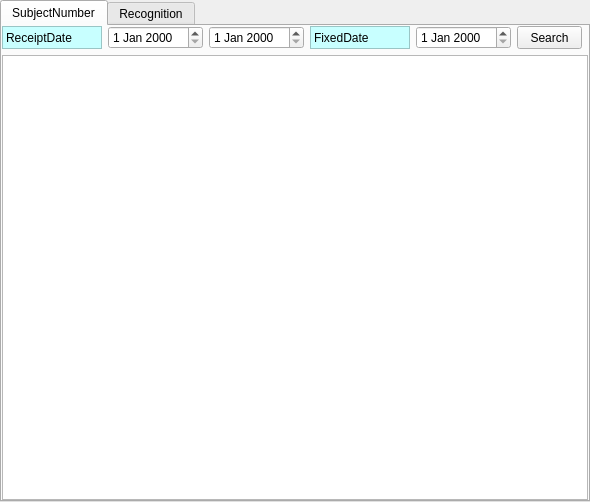
<?xml version="1.0" encoding="UTF-8"?>
<ui version="4.0">
 <class>Statistics_Form</class>
 <widget class="QWidget" name="Statistics_Form">
  <property name="geometry">
   <rect>
    <x>0</x>
    <y>0</y>
    <width>567</width>
    <height>502</height>
   </rect>
  </property>
  <property name="windowTitle">
   <string>Statistics</string>
  </property>
  <layout class="QGridLayout" name="gridLayout_2">
   <property name="leftMargin">
    <number>0</number>
   </property>
   <property name="topMargin">
    <number>0</number>
   </property>
   <property name="rightMargin">
    <number>0</number>
   </property>
   <property name="bottomMargin">
    <number>0</number>
   </property>
   <property name="spacing">
    <number>0</number>
   </property>
   <item row="0" column="1">
    <widget class="QTabWidget" name="tabWidget">
     <property name="currentIndex">
      <number>0</number>
     </property>
     <widget class="QWidget" name="tab">
      <attribute name="title">
       <string>SubjectNumber</string>
      </attribute>
      <layout class="QGridLayout" name="gridLayout_3">
       <property name="leftMargin">
        <number>0</number>
       </property>
       <property name="topMargin">
        <number>0</number>
       </property>
       <property name="rightMargin">
        <number>0</number>
       </property>
       <property name="bottomMargin">
        <number>0</number>
       </property>
       <item row="0" column="0">
        <layout class="QGridLayout" name="gridLayout">
         <item row="0" column="2">
          <widget class="QDateEdit" name="dateEdit_SubjectNumber_ReceiptEndDate"/>
         </item>
         <item row="0" column="0">
          <widget class="QLabel" name="label">
           <property name="minimumSize">
            <size>
             <width>100</width>
             <height>23</height>
            </size>
           </property>
           <property name="maximumSize">
            <size>
             <width>100</width>
             <height>23</height>
            </size>
           </property>
           <property name="palette">
            <palette>
             <active>
              <colorrole role="Base">
               <brush brushstyle="SolidPattern">
                <color alpha="255">
                 <red>255</red>
                 <green>255</green>
                 <blue>255</blue>
                </color>
               </brush>
              </colorrole>
              <colorrole role="Window">
               <brush brushstyle="SolidPattern">
                <color alpha="255">
                 <red>200</red>
                 <green>255</green>
                 <blue>255</blue>
                </color>
               </brush>
              </colorrole>
             </active>
             <inactive>
              <colorrole role="Base">
               <brush brushstyle="SolidPattern">
                <color alpha="255">
                 <red>255</red>
                 <green>255</green>
                 <blue>255</blue>
                </color>
               </brush>
              </colorrole>
              <colorrole role="Window">
               <brush brushstyle="SolidPattern">
                <color alpha="255">
                 <red>200</red>
                 <green>255</green>
                 <blue>255</blue>
                </color>
               </brush>
              </colorrole>
             </inactive>
             <disabled>
              <colorrole role="Base">
               <brush brushstyle="SolidPattern">
                <color alpha="255">
                 <red>200</red>
                 <green>255</green>
                 <blue>255</blue>
                </color>
               </brush>
              </colorrole>
              <colorrole role="Window">
               <brush brushstyle="SolidPattern">
                <color alpha="255">
                 <red>200</red>
                 <green>255</green>
                 <blue>255</blue>
                </color>
               </brush>
              </colorrole>
             </disabled>
            </palette>
           </property>
           <property name="autoFillBackground">
            <bool>true</bool>
           </property>
           <property name="frameShape">
            <enum>QFrame::StyledPanel</enum>
           </property>
           <property name="text">
            <string>ReceiptDate</string>
           </property>
          </widget>
         </item>
         <item row="0" column="1">
          <widget class="QDateEdit" name="dateEdit_SubjectNumber_ReceiptStartDate"/>
         </item>
         <item row="0" column="3">
          <widget class="QLabel" name="label_4">
           <property name="minimumSize">
            <size>
             <width>100</width>
             <height>23</height>
            </size>
           </property>
           <property name="maximumSize">
            <size>
             <width>100</width>
             <height>23</height>
            </size>
           </property>
           <property name="palette">
            <palette>
             <active>
              <colorrole role="Base">
               <brush brushstyle="SolidPattern">
                <color alpha="255">
                 <red>255</red>
                 <green>255</green>
                 <blue>255</blue>
                </color>
               </brush>
              </colorrole>
              <colorrole role="Window">
               <brush brushstyle="SolidPattern">
                <color alpha="255">
                 <red>200</red>
                 <green>255</green>
                 <blue>255</blue>
                </color>
               </brush>
              </colorrole>
             </active>
             <inactive>
              <colorrole role="Base">
               <brush brushstyle="SolidPattern">
                <color alpha="255">
                 <red>255</red>
                 <green>255</green>
                 <blue>255</blue>
                </color>
               </brush>
              </colorrole>
              <colorrole role="Window">
               <brush brushstyle="SolidPattern">
                <color alpha="255">
                 <red>200</red>
                 <green>255</green>
                 <blue>255</blue>
                </color>
               </brush>
              </colorrole>
             </inactive>
             <disabled>
              <colorrole role="Base">
               <brush brushstyle="SolidPattern">
                <color alpha="255">
                 <red>200</red>
                 <green>255</green>
                 <blue>255</blue>
                </color>
               </brush>
              </colorrole>
              <colorrole role="Window">
               <brush brushstyle="SolidPattern">
                <color alpha="255">
                 <red>200</red>
                 <green>255</green>
                 <blue>255</blue>
                </color>
               </brush>
              </colorrole>
             </disabled>
            </palette>
           </property>
           <property name="autoFillBackground">
            <bool>true</bool>
           </property>
           <property name="frameShape">
            <enum>QFrame::StyledPanel</enum>
           </property>
           <property name="text">
            <string>FixedDate</string>
           </property>
          </widget>
         </item>
         <item row="0" column="5">
          <widget class="QPushButton" name="pushButton_Search_SubjectNumber">
           <property name="minimumSize">
            <size>
             <width>65</width>
             <height>23</height>
            </size>
           </property>
           <property name="maximumSize">
            <size>
             <width>65</width>
             <height>23</height>
            </size>
           </property>
           <property name="text">
            <string>Search</string>
           </property>
           <property name="icon">
            <iconset resource="projectmanagement.qrc">
             <normaloff>:/img/Search.png</normaloff>:/img/Search.png</iconset>
           </property>
          </widget>
         </item>
         <item row="0" column="4">
          <widget class="QDateEdit" name="dateEdit_SubjectNumber_FixedDate"/>
         </item>
        </layout>
       </item>
       <item row="0" column="1">
        <spacer name="horizontalSpacer">
         <property name="orientation">
          <enum>Qt::Horizontal</enum>
         </property>
         <property name="sizeHint" stdset="0">
          <size>
           <width>513</width>
           <height>20</height>
          </size>
         </property>
        </spacer>
       </item>
       <item row="1" column="0" colspan="2">
        <widget class="QTableWidget" name="tableWidget_SubjectNumber">
         <property name="editTriggers">
          <set>QAbstractItemView::NoEditTriggers</set>
         </property>
         <property name="selectionBehavior">
          <enum>QAbstractItemView::SelectRows</enum>
         </property>
         <property name="sortingEnabled">
          <bool>true</bool>
         </property>
         <property name="columnCount">
          <number>0</number>
         </property>
        </widget>
       </item>
      </layout>
     </widget>
     <widget class="QWidget" name="tab_2">
      <attribute name="title">
       <string>Recognition</string>
      </attribute>
      <layout class="QGridLayout" name="gridLayout_5">
       <property name="leftMargin">
        <number>0</number>
       </property>
       <property name="topMargin">
        <number>0</number>
       </property>
       <property name="rightMargin">
        <number>0</number>
       </property>
       <property name="bottomMargin">
        <number>0</number>
       </property>
       <item row="1" column="0" colspan="2">
        <widget class="QTableWidget" name="tableWidget_Recognition">
         <property name="editTriggers">
          <set>QAbstractItemView::NoEditTriggers</set>
         </property>
         <property name="selectionBehavior">
          <enum>QAbstractItemView::SelectRows</enum>
         </property>
         <property name="sortingEnabled">
          <bool>true</bool>
         </property>
         <property name="columnCount">
          <number>0</number>
         </property>
        </widget>
       </item>
       <item row="0" column="0">
        <layout class="QGridLayout" name="gridLayout_4">
         <item row="0" column="2">
          <widget class="QDateEdit" name="dateEdit_Recognition_ReceiptEndDate"/>
         </item>
         <item row="0" column="3">
          <widget class="QLabel" name="label_3">
           <property name="minimumSize">
            <size>
             <width>100</width>
             <height>23</height>
            </size>
           </property>
           <property name="maximumSize">
            <size>
             <width>100</width>
             <height>23</height>
            </size>
           </property>
           <property name="palette">
            <palette>
             <active>
              <colorrole role="Base">
               <brush brushstyle="SolidPattern">
                <color alpha="255">
                 <red>255</red>
                 <green>255</green>
                 <blue>255</blue>
                </color>
               </brush>
              </colorrole>
              <colorrole role="Window">
               <brush brushstyle="SolidPattern">
                <color alpha="255">
                 <red>200</red>
                 <green>255</green>
                 <blue>255</blue>
                </color>
               </brush>
              </colorrole>
             </active>
             <inactive>
              <colorrole role="Base">
               <brush brushstyle="SolidPattern">
                <color alpha="255">
                 <red>255</red>
                 <green>255</green>
                 <blue>255</blue>
                </color>
               </brush>
              </colorrole>
              <colorrole role="Window">
               <brush brushstyle="SolidPattern">
                <color alpha="255">
                 <red>200</red>
                 <green>255</green>
                 <blue>255</blue>
                </color>
               </brush>
              </colorrole>
             </inactive>
             <disabled>
              <colorrole role="Base">
               <brush brushstyle="SolidPattern">
                <color alpha="255">
                 <red>200</red>
                 <green>255</green>
                 <blue>255</blue>
                </color>
               </brush>
              </colorrole>
              <colorrole role="Window">
               <brush brushstyle="SolidPattern">
                <color alpha="255">
                 <red>200</red>
                 <green>255</green>
                 <blue>255</blue>
                </color>
               </brush>
              </colorrole>
             </disabled>
            </palette>
           </property>
           <property name="autoFillBackground">
            <bool>true</bool>
           </property>
           <property name="frameShape">
            <enum>QFrame::StyledPanel</enum>
           </property>
           <property name="text">
            <string>FixedDate</string>
           </property>
          </widget>
         </item>
         <item row="0" column="1">
          <widget class="QDateEdit" name="dateEdit_Recognition_ReceiptStartDate"/>
         </item>
         <item row="0" column="5">
          <widget class="QPushButton" name="pushButton_Search_Recognition">
           <property name="minimumSize">
            <size>
             <width>65</width>
             <height>23</height>
            </size>
           </property>
           <property name="maximumSize">
            <size>
             <width>65</width>
             <height>23</height>
            </size>
           </property>
           <property name="text">
            <string>Search</string>
           </property>
           <property name="icon">
            <iconset resource="projectmanagement.qrc">
             <normaloff>:/img/Search.png</normaloff>:/img/Search.png</iconset>
           </property>
          </widget>
         </item>
         <item row="0" column="0">
          <widget class="QLabel" name="label_2">
           <property name="minimumSize">
            <size>
             <width>100</width>
             <height>23</height>
            </size>
           </property>
           <property name="maximumSize">
            <size>
             <width>100</width>
             <height>23</height>
            </size>
           </property>
           <property name="palette">
            <palette>
             <active>
              <colorrole role="Base">
               <brush brushstyle="SolidPattern">
                <color alpha="255">
                 <red>255</red>
                 <green>255</green>
                 <blue>255</blue>
                </color>
               </brush>
              </colorrole>
              <colorrole role="Window">
               <brush brushstyle="SolidPattern">
                <color alpha="255">
                 <red>200</red>
                 <green>255</green>
                 <blue>255</blue>
                </color>
               </brush>
              </colorrole>
             </active>
             <inactive>
              <colorrole role="Base">
               <brush brushstyle="SolidPattern">
                <color alpha="255">
                 <red>255</red>
                 <green>255</green>
                 <blue>255</blue>
                </color>
               </brush>
              </colorrole>
              <colorrole role="Window">
               <brush brushstyle="SolidPattern">
                <color alpha="255">
                 <red>200</red>
                 <green>255</green>
                 <blue>255</blue>
                </color>
               </brush>
              </colorrole>
             </inactive>
             <disabled>
              <colorrole role="Base">
               <brush brushstyle="SolidPattern">
                <color alpha="255">
                 <red>200</red>
                 <green>255</green>
                 <blue>255</blue>
                </color>
               </brush>
              </colorrole>
              <colorrole role="Window">
               <brush brushstyle="SolidPattern">
                <color alpha="255">
                 <red>200</red>
                 <green>255</green>
                 <blue>255</blue>
                </color>
               </brush>
              </colorrole>
             </disabled>
            </palette>
           </property>
           <property name="autoFillBackground">
            <bool>true</bool>
           </property>
           <property name="frameShape">
            <enum>QFrame::StyledPanel</enum>
           </property>
           <property name="text">
            <string>ReceiptDate</string>
           </property>
          </widget>
         </item>
         <item row="0" column="4">
          <widget class="QDateEdit" name="dateEdit_Recognition_FixedDate"/>
         </item>
        </layout>
       </item>
      </layout>
     </widget>
    </widget>
   </item>
  </layout>
 </widget>
 <resources>
  <include location="projectmanagement.qrc"/>
 </resources>
 <connections/>
</ui>
